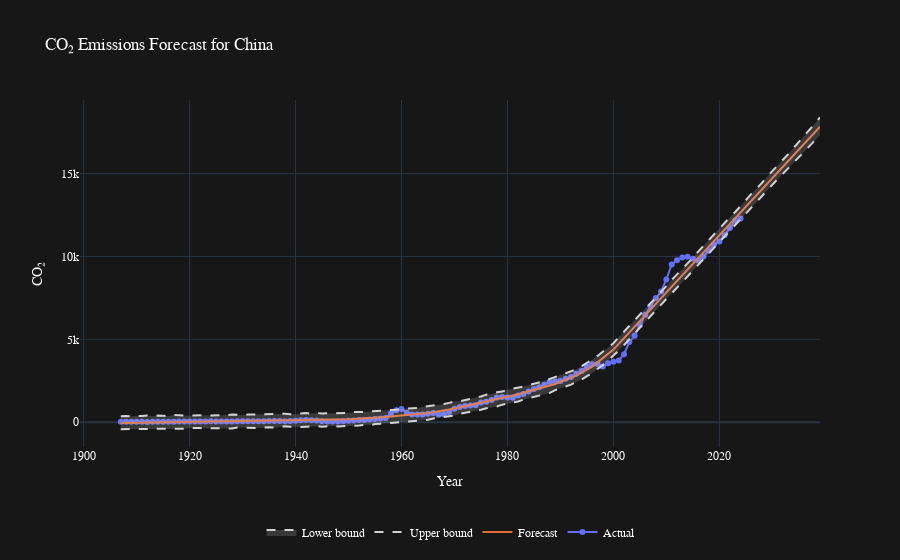

The cell this chart's notebook holds for it:
### Code cell
country = "China"

df_c, forecast = forecast_country(df, country, years=15)

fig = go.Figure()

# actual
fig.add_trace(go.Scatter(x=df_c['ds'], y=df_c['y'],
                         mode='markers+lines', name='Actual'))

# forecast
fig.add_trace(go.Scatter(x=forecast['ds'], y=forecast['yhat'],
                         mode='lines', name='Forecast',  line=dict(color='#E66C37')))

# uncertainty
fig.add_trace(go.Scatter(x=forecast['ds'], y=forecast['yhat_upper'],
                         mode='lines', name='Upper bound',
                         line=dict(dash='dash', color='lightgrey')))
fig.add_trace(go.Scatter(x=forecast['ds'], y=forecast['yhat_lower'],
                         mode='lines', name='Lower bound',
                         line=dict(dash='dash', color='lightgrey'),
                         fill='tonexty', fillcolor='rgba(200,200,200,0.2)'))

fig.update_layout(title=f"CO₂ Emissions Forecast for {country}",
                  xaxis_title="Year", yaxis_title="CO₂",
                    paper_bgcolor='#171717',
                    plot_bgcolor='#171717',
                    font=dict(family='Segoe UI', color='white'),
                    xaxis=dict(tickfont=dict(color='white'), title_font=dict(color='white')),
                    yaxis=dict(tickfont=dict(color='white'), title_font=dict(color='white')),
                    legend=dict(
                        orientation='h',
                        x=0.5,
                        y=-0.2,
                        xanchor='center',
                        yanchor='top',
                        bgcolor= 'rgba(26,26,26,0.001)',
                        bordercolor='rgba(26,26,26,0.001)',
                        borderwidth=1,
                        font=dict(color='white')))

fig.write_image("co2_forecast_China.png", width=800, height=552)
fig.show()

### Figure 1 — Plotly figure (JSON) as saved in the notebook; plotly's stock layout.template omitted (floating-point values rounded to 4 significant figures; data arrays with more than 128 entries replaced by an {"elided": "..."} marker saying what was removed)
{"data": [{"mode": "markers+lines", "name": "Actual", "x": ["1907-01-01T00:00:00", "1908-01-01T00:00:00", "1909-01-01T00:00:00", "1910-01-01T00:00:00", "1911-01-01T00:00:00", "1912-01-01T00:00:00", "1913-01-01T00:00:00", "1914-01-01T00:00:00", "1915-01-01T00:00:00", "1916-01-01T00:00:00", "1917-01-01T00:00:00", "1918-01-01T00:00:00", "1919-01-01T00:00:00", "1920-01-01T00:00:00", "1921-01-01T00:00:00", "1922-01-01T00:00:00", "1923-01-01T00:00:00", "1924-01-01T00:00:00", "1925-01-01T00:00:00", "1926-01-01T00:00:00", "1927-01-01T00:00:00", "1928-01-01T00:00:00", "1929-01-01T00:00:00", "1930-01-01T00:00:00", "1931-01-01T00:00:00", "1932-01-01T00:00:00", "1933-01-01T00:00:00", "1934-01-01T00:00:00", "1935-01-01T00:00:00", "1936-01-01T00:00:00", "1937-01-01T00:00:00", "1938-01-01T00:00:00", "1939-01-01T00:00:00", "1940-01-01T00:00:00", "1941-01-01T00:00:00", "1942-01-01T00:00:00", "1943-01-01T00:00:00", "1944-01-01T00:00:00", "1945-01-01T00:00:00", "1946-01-01T00:00:00", "1947-01-01T00:00:00", "1948-01-01T00:00:00", "1949-01-01T00:00:00", "1950-01-01T00:00:00", "1951-01-01T00:00:00", "1952-01-01T00:00:00", "1953-01-01T00:00:00", "1954-01-01T00:00:00", "1955-01-01T00:00:00", "1956-01-01T00:00:00", "1957-01-01T00:00:00", "1958-01-01T00:00:00", "1959-01-01T00:00:00", "1960-01-01T00:00:00", "1961-01-01T00:00:00", "1962-01-01T00:00:00", "1963-01-01T00:00:00", "1964-01-01T00:00:00", "1965-01-01T00:00:00", "1966-01-01T00:00:00", "1967-01-01T00:00:00", "1968-01-01T00:00:00", "1969-01-01T00:00:00", "1970-01-01T00:00:00", "1971-01-01T00:00:00", "1972-01-01T00:00:00", "1973-01-01T00:00:00", "1974-01-01T00:00:00", "1975-01-01T00:00:00", "1976-01-01T00:00:00", "1977-01-01T00:00:00", "1978-01-01T00:00:00", "1979-01-01T00:00:00", "1980-01-01T00:00:00", "1981-01-01T00:00:00", "1982-01-01T00:00:00", "1983-01-01T00:00:00", "1984-01-01T00:00:00", "1985-01-01T00:00:00", "1986-01-01T00:00:00", "1987-01-01T00:00:00", "1988-01-01T00:00:00", "1989-01-01T00:00:00", "1990-01-01T00:00:00", "1991-01-01T00:00:00", "1992-01-01T00:00:00", "1993-01-01T00:00:00", "1994-01-01T00:00:00", "1995-01-01T00:00:00", "1996-01-01T00:00:00", "1997-01-01T00:00:00", "1998-01-01T00:00:00", "1999-01-01T00:00:00", "2000-01-01T00:00:00", "2001-01-01T00:00:00", "2002-01-01T00:00:00", "2003-01-01T00:00:00", "2004-01-01T00:00:00", "2005-01-01T00:00:00", "2006-01-01T00:00:00", "2007-01-01T00:00:00", "2008-01-01T00:00:00", "2009-01-01T00:00:00", "2010-01-01T00:00:00", "2011-01-01T00:00:00", "2012-01-01T00:00:00", "2013-01-01T00:00:00", "2014-01-01T00:00:00", "2015-01-01T00:00:00", "2016-01-01T00:00:00", "2017-01-01T00:00:00", "2018-01-01T00:00:00", "2019-01-01T00:00:00", "2020-01-01T00:00:00", "2021-01-01T00:00:00", "2022-01-01T00:00:00", "2023-01-01T00:00:00", "2024-01-01T00:00:00"], "y": [19.89, 22.74, 24.25, 25.01, 24.63, 17.03, 24.25, 26.72, 25.42, 30.13, 32.02, 34.75, 38.0, 40.28, 38.76, 39.97, 46.52, 48.85, 45.95, 43.66, 45.81, 47.59, 48.28, 49.56, 51.91, 50.27, 54.11, 62.38, 72.65, 75.48, 70.97, 61.37, 74.43, 90.79, 114.0, 127.6, 109.0, 103.0, 55.89, 36.11, 41.84, 38.4, 62.08, 78.83, 102.1, 128.0, 133.8, 160.9, 190.5, 215.8, 255.8, 524.6, 720.2, 798.8, 570.6, 459.6, 456.8, 460.6, 500.3, 549.5, 460.2, 495.5, 607.7, 808.0, 909.2, 968.6, 1008.0, 1028.0, 1183.0, 1226.0, 1341.0, 1493.0, 1525.0, 1494.0, 1476.0, 1606.0, 1694.0, 1844.0, 1997.0, 2103.0, 2257.0, 2424.0, 2462.0, 2484.0, 2619.0, 2731.0, 2914.0, 3094.0, 3351.0, 3499.0, 3512.0, 3355.0, 3550.0, 3644.0, 3724.0, 4098.0, 4835.0, 5211.0, 5882.0, 6486.0, 6975.0, 7492.0, 7881.0, 8610.0, 9520.0, 9767.0, 9942.0, 9976.0, 9858.0, 9748.0, 10000.0, 10350.0, 10710.0, 10900.0, 11280.0, 11710.0, 12170.0, 12290.0], "type": "scatter"}, {"line": {"color": "#E66C37"}, "mode": "lines", "name": "Forecast", "x": {"elided": "133 str values"}, "y": {"elided": "133 float values"}, "type": "scatter"}, {"line": {"color": "lightgrey", "dash": "dash"}, "mode": "lines", "name": "Upper bound", "x": {"elided": "133 str values"}, "y": {"elided": "133 float values"}, "type": "scatter"}, {"fill": "tonexty", "fillcolor": "rgba(200,200,200,0.2)", "line": {"color": "lightgrey", "dash": "dash"}, "mode": "lines", "name": "Lower bound", "x": {"elided": "133 str values"}, "y": {"elided": "133 float values"}, "type": "scatter"}], "layout": {"font": {"family": "Segoe UI", "color": "white"}, "xaxis": {"tickfont": {"color": "white"}, "title": {"text": "Year", "font": {"color": "white"}}}, "yaxis": {"tickfont": {"color": "white"}, "title": {"text": "CO₂", "font": {"color": "white"}}}, "legend": {"font": {"color": "white"}, "orientation": "h", "x": 0.5, "y": -0.2, "xanchor": "center", "yanchor": "top", "bgcolor": "rgba(26,26,26,0.001)", "bordercolor": "rgba(26,26,26,0.001)", "borderwidth": 1}, "title": {"text": "CO₂ Emissions Forecast for China"}, "paper_bgcolor": "#171717", "plot_bgcolor": "#171717"}}
